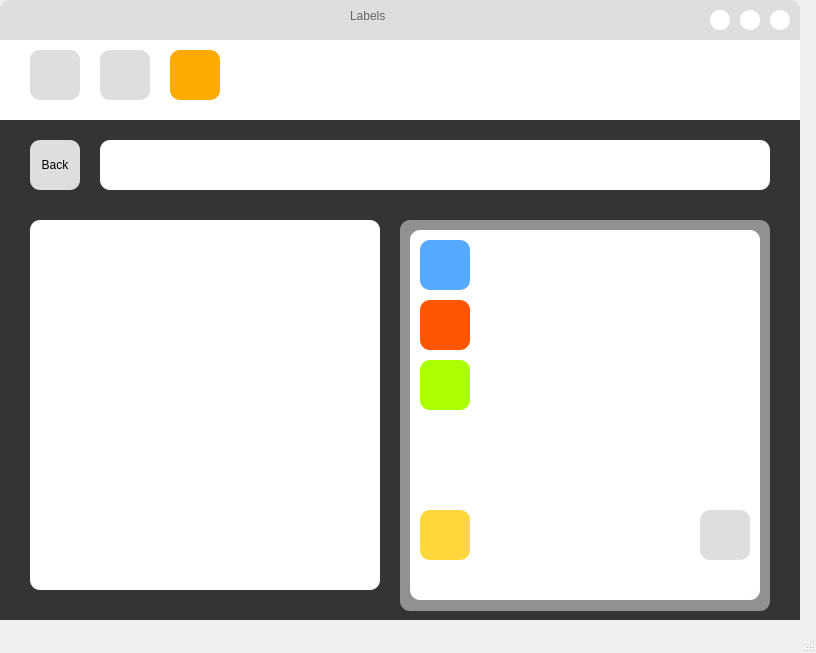
<?xml version="1.0" encoding="UTF-8"?>
<ui version="4.0">
 <class>MainWindow</class>
 <widget class="QMainWindow" name="MainWindow">
  <property name="geometry">
   <rect>
    <x>0</x>
    <y>0</y>
    <width>816</width>
    <height>653</height>
   </rect>
  </property>
  <property name="minimumSize">
   <size>
    <width>800</width>
    <height>620</height>
   </size>
  </property>
  <property name="windowTitle">
   <string>MainWindow</string>
  </property>
  <property name="iconSize">
   <size>
    <width>30</width>
    <height>30</height>
   </size>
  </property>
  <property name="toolButtonStyle">
   <enum>Qt::ToolButtonIconOnly</enum>
  </property>
  <widget class="QWidget" name="centralwidget">
   <widget class="QWidget" name="widget_2" native="true">
    <property name="geometry">
     <rect>
      <x>0</x>
      <y>120</y>
      <width>800</width>
      <height>500</height>
     </rect>
    </property>
    <property name="minimumSize">
     <size>
      <width>800</width>
      <height>500</height>
     </size>
    </property>
    <property name="styleSheet">
     <string notr="true">background-color: rgb(52, 52, 52);</string>
    </property>
    <widget class="QWidget" name="action_window" native="true">
     <property name="geometry">
      <rect>
       <x>400</x>
       <y>100</y>
       <width>370</width>
       <height>391</height>
      </rect>
     </property>
     <property name="minimumSize">
      <size>
       <width>370</width>
       <height>370</height>
      </size>
     </property>
     <property name="styleSheet">
      <string notr="true">background-color:rgb(145, 145, 145);
border-radius: 10px;</string>
     </property>
     <widget class="QGraphicsView" name="graphicsView">
      <property name="geometry">
       <rect>
        <x>20</x>
        <y>20</y>
        <width>331</width>
        <height>331</height>
       </rect>
      </property>
     </widget>
     <widget class="QLabel" name="picBox">
      <property name="geometry">
       <rect>
        <x>10</x>
        <y>10</y>
        <width>350</width>
        <height>350</height>
       </rect>
      </property>
      <property name="minimumSize">
       <size>
        <width>350</width>
        <height>350</height>
       </size>
      </property>
      <property name="styleSheet">
       <string notr="true">background-color: rgb(255, 255, 255);</string>
      </property>
      <property name="text">
       <string/>
      </property>
      <property name="alignment">
       <set>Qt::AlignCenter</set>
      </property>
     </widget>
     <widget class="QPushButton" name="load_labels">
      <property name="geometry">
       <rect>
        <x>20</x>
        <y>20</y>
        <width>50</width>
        <height>50</height>
       </rect>
      </property>
      <property name="styleSheet">
       <string notr="true">background-color: rgb(85, 170, 255);
border-radius: 10px;
</string>
      </property>
      <property name="text">
       <string/>
      </property>
      <property name="iconSize">
       <size>
        <width>20</width>
        <height>20</height>
       </size>
      </property>
      <property name="checkable">
       <bool>false</bool>
      </property>
     </widget>
     <widget class="QPushButton" name="archive_labels">
      <property name="geometry">
       <rect>
        <x>20</x>
        <y>80</y>
        <width>50</width>
        <height>50</height>
       </rect>
      </property>
      <property name="styleSheet">
       <string notr="true">background-color: rgb(255, 85, 0);
border-radius: 10px;
</string>
      </property>
      <property name="text">
       <string/>
      </property>
      <property name="iconSize">
       <size>
        <width>20</width>
        <height>20</height>
       </size>
      </property>
      <property name="checkable">
       <bool>false</bool>
      </property>
     </widget>
     <widget class="QPushButton" name="keyboard_active">
      <property name="geometry">
       <rect>
        <x>300</x>
        <y>290</y>
        <width>50</width>
        <height>50</height>
       </rect>
      </property>
      <property name="styleSheet">
       <string notr="true">background-color: rgb(222, 222, 222);
border-radius: 10px;
</string>
      </property>
      <property name="text">
       <string/>
      </property>
      <property name="iconSize">
       <size>
        <width>20</width>
        <height>20</height>
       </size>
      </property>
      <property name="checkable">
       <bool>false</bool>
      </property>
     </widget>
     <widget class="QLabel" name="title_count">
      <property name="geometry">
       <rect>
        <x>10</x>
        <y>340</y>
        <width>350</width>
        <height>40</height>
       </rect>
      </property>
      <property name="styleSheet">
       <string notr="true">background-color: rgb(255, 255, 255);
font: 63 16pt &quot;Cascadia Code PL SemiBold&quot;;
border-radius: 10;</string>
      </property>
      <property name="text">
       <string/>
      </property>
     </widget>
     <widget class="QPushButton" name="goto_button">
      <property name="geometry">
       <rect>
        <x>20</x>
        <y>290</y>
        <width>50</width>
        <height>50</height>
       </rect>
      </property>
      <property name="styleSheet">
       <string notr="true">background-color: rgb(255, 215, 60);
border-radius: 10px;
</string>
      </property>
      <property name="text">
       <string/>
      </property>
      <property name="iconSize">
       <size>
        <width>20</width>
        <height>20</height>
       </size>
      </property>
      <property name="checkable">
       <bool>false</bool>
      </property>
     </widget>
     <widget class="QPushButton" name="label_file">
      <property name="geometry">
       <rect>
        <x>20</x>
        <y>140</y>
        <width>50</width>
        <height>50</height>
       </rect>
      </property>
      <property name="styleSheet">
       <string notr="true">background-color: rgb(170, 255, 0);
border-radius: 10px;
</string>
      </property>
      <property name="text">
       <string/>
      </property>
      <property name="iconSize">
       <size>
        <width>20</width>
        <height>20</height>
       </size>
      </property>
      <property name="checkable">
       <bool>false</bool>
      </property>
     </widget>
    </widget>
    <widget class="QTreeView" name="treeView">
     <property name="geometry">
      <rect>
       <x>30</x>
       <y>100</y>
       <width>350</width>
       <height>370</height>
      </rect>
     </property>
     <property name="styleSheet">
      <string notr="true">background-color: rgb(255, 255, 255);
border-radius: 10px;
</string>
     </property>
     <property name="selectionBehavior">
      <enum>QAbstractItemView::SelectRows</enum>
     </property>
     <property name="sortingEnabled">
      <bool>true</bool>
     </property>
     <property name="animated">
      <bool>true</bool>
     </property>
    </widget>
    <widget class="QPushButton" name="exp_back">
     <property name="geometry">
      <rect>
       <x>30</x>
       <y>20</y>
       <width>50</width>
       <height>50</height>
      </rect>
     </property>
     <property name="styleSheet">
      <string notr="true">background-color: rgb(222, 222, 222);
border-radius: 10px;
</string>
     </property>
     <property name="text">
      <string>Back</string>
     </property>
     <property name="iconSize">
      <size>
       <width>20</width>
       <height>20</height>
      </size>
     </property>
     <property name="checkable">
      <bool>false</bool>
     </property>
    </widget>
    <widget class="QLineEdit" name="root_dir">
     <property name="geometry">
      <rect>
       <x>100</x>
       <y>20</y>
       <width>670</width>
       <height>50</height>
      </rect>
     </property>
     <property name="styleSheet">
      <string notr="true">background-color: rgb(255, 255, 255);
color: rgb(0, 0, 0);
border-radius:10px;</string>
     </property>
     <property name="text">
      <string/>
     </property>
    </widget>
   </widget>
   <widget class="QWidget" name="widget_1" native="true">
    <property name="geometry">
     <rect>
      <x>0</x>
      <y>0</y>
      <width>800</width>
      <height>120</height>
     </rect>
    </property>
    <property name="minimumSize">
     <size>
      <width>800</width>
      <height>120</height>
     </size>
    </property>
    <property name="styleSheet">
     <string notr="true">background-color: rgb(255, 255, 255);
border-top-left-radius: 12px;
border-top-right-radius: 12px;</string>
    </property>
    <widget class="QPushButton" name="shelf">
     <property name="geometry">
      <rect>
       <x>30</x>
       <y>50</y>
       <width>50</width>
       <height>50</height>
      </rect>
     </property>
     <property name="styleSheet">
      <string notr="true">background-color: rgb(222, 222, 222);
border-radius: 10px;
</string>
     </property>
     <property name="text">
      <string/>
     </property>
     <property name="iconSize">
      <size>
       <width>20</width>
       <height>20</height>
      </size>
     </property>
     <property name="checkable">
      <bool>false</bool>
     </property>
    </widget>
    <widget class="QPushButton" name="shelf_2">
     <property name="geometry">
      <rect>
       <x>100</x>
       <y>50</y>
       <width>50</width>
       <height>50</height>
      </rect>
     </property>
     <property name="styleSheet">
      <string notr="true">background-color: rgb(222, 222, 222);
border-radius: 10px;
</string>
     </property>
     <property name="text">
      <string/>
     </property>
     <property name="iconSize">
      <size>
       <width>20</width>
       <height>20</height>
      </size>
     </property>
     <property name="checkable">
      <bool>false</bool>
     </property>
    </widget>
    <widget class="QPushButton" name="shelf_3">
     <property name="geometry">
      <rect>
       <x>170</x>
       <y>50</y>
       <width>50</width>
       <height>50</height>
      </rect>
     </property>
     <property name="styleSheet">
      <string notr="true">background-color: rgb(255, 170, 0);
border-radius: 10px;
</string>
     </property>
     <property name="text">
      <string/>
     </property>
     <property name="iconSize">
      <size>
       <width>20</width>
       <height>20</height>
      </size>
     </property>
     <property name="checkable">
      <bool>false</bool>
     </property>
    </widget>
    <widget class="QWidget" name="title_bar" native="true">
     <property name="geometry">
      <rect>
       <x>0</x>
       <y>0</y>
       <width>800</width>
       <height>40</height>
      </rect>
     </property>
     <property name="styleSheet">
      <string notr="true">background-color: rgb(222, 222, 222);
border-top-left-radius: 10px;
border-top-right-radius: 10px;</string>
     </property>
     <widget class="QPushButton" name="close_btn">
      <property name="geometry">
       <rect>
        <x>770</x>
        <y>10</y>
        <width>20</width>
        <height>20</height>
       </rect>
      </property>
      <property name="styleSheet">
       <string notr="true">background-color: rgb(255, 255, 255);
border-radius: 10px;</string>
      </property>
      <property name="text">
       <string/>
      </property>
      <property name="iconSize">
       <size>
        <width>20</width>
        <height>20</height>
       </size>
      </property>
      <property name="checkable">
       <bool>false</bool>
      </property>
      <property name="autoDefault">
       <bool>false</bool>
      </property>
      <property name="default">
       <bool>false</bool>
      </property>
      <property name="flat">
       <bool>true</bool>
      </property>
     </widget>
     <widget class="QLabel" name="title">
      <property name="geometry">
       <rect>
        <x>350</x>
        <y>0</y>
        <width>101</width>
        <height>31</height>
       </rect>
      </property>
      <property name="styleSheet">
       <string notr="true">font: 63 16pt &quot;Cascadia Code PL SemiBold&quot;;
color: rgb(100, 100, 100);
</string>
      </property>
      <property name="text">
       <string>Labels</string>
      </property>
     </widget>
     <widget class="QPushButton" name="maximize_btn">
      <property name="geometry">
       <rect>
        <x>740</x>
        <y>10</y>
        <width>20</width>
        <height>20</height>
       </rect>
      </property>
      <property name="styleSheet">
       <string notr="true">background-color: rgb(255, 255, 255);
border-radius: 10px;</string>
      </property>
      <property name="text">
       <string/>
      </property>
      <property name="iconSize">
       <size>
        <width>20</width>
        <height>20</height>
       </size>
      </property>
      <property name="checkable">
       <bool>false</bool>
      </property>
      <property name="autoDefault">
       <bool>false</bool>
      </property>
      <property name="default">
       <bool>false</bool>
      </property>
      <property name="flat">
       <bool>true</bool>
      </property>
     </widget>
     <widget class="QPushButton" name="minimize_btn">
      <property name="geometry">
       <rect>
        <x>710</x>
        <y>10</y>
        <width>20</width>
        <height>20</height>
       </rect>
      </property>
      <property name="styleSheet">
       <string notr="true">background-color: rgb(255, 255, 255);
border-radius: 10px;</string>
      </property>
      <property name="text">
       <string/>
      </property>
      <property name="iconSize">
       <size>
        <width>20</width>
        <height>20</height>
       </size>
      </property>
      <property name="checkable">
       <bool>false</bool>
      </property>
      <property name="autoDefault">
       <bool>false</bool>
      </property>
      <property name="default">
       <bool>false</bool>
      </property>
      <property name="flat">
       <bool>true</bool>
      </property>
     </widget>
    </widget>
   </widget>
  </widget>
  <widget class="QStatusBar" name="statusbar"/>
 </widget>
 <resources/>
 <connections/>
</ui>
